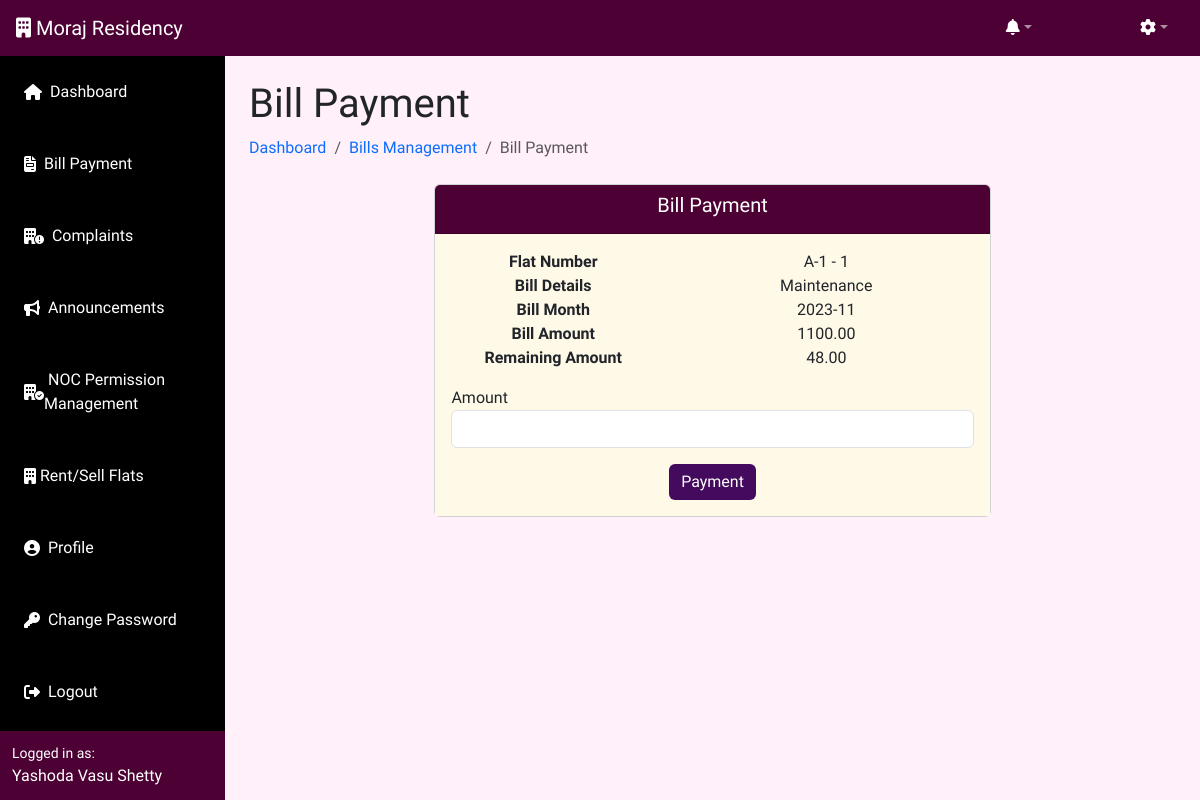
Page /society-management-system/bill_payment.php?id=1 (signed in) on the committed database.
### tables this page shows
CREATE TABLE `bills` (
  `id` int(11) UNSIGNED NOT NULL,
  `flat_id` int(11) UNSIGNED NOT NULL,
  `bill_title` varchar(255) NOT NULL,
  `amount` varchar(500) NOT NULL,
  `month` varchar(30) NOT NULL,
  `paid_date` date DEFAULT NULL,
  `payment_method` varchar(255) DEFAULT NULL,
  `paid_amount` decimal(10,2) DEFAULT NULL,
  `remaining_amount` decimal(10,2) DEFAULT NULL,
  `created_at` timestamp NOT NULL DEFAULT current_timestamp()
);

CREATE TABLE `flats` (
  `id` int(11) UNSIGNED NOT NULL,
  `block_number` varchar(10) NOT NULL,
  `flat_number` varchar(255) NOT NULL,
  `floor` int(11) NOT NULL,
  `flat_type` varchar(30) NOT NULL,
  `created_at` timestamp NOT NULL DEFAULT current_timestamp()
);

### society-management-system/bill_payment.php (the view, shortened to what this page needs)
<?php
require_once 'config.php';
if (isset($_GET['id'])) {
    $stmt = $pdo->prepare("SELECT flats.flat_number, flats.block_number, bills.bill_title, bills.id, bills.amount, bills.month, bills.paid_date, bills.paid_amount, bills.payment_method, bills.remaining_amount FROM bills INNER JOIN flats ON flats.id = bills.flat_id WHERE bills.id = ?");
    $stmt->execute([$_GET['id']]);
    $bill = $stmt->fetch(PDO::FETCH_ASSOC);
}
include 'header.php';
?>
<div class="container-fluid px-4">
    <h1 class="mt-4">Bill Payment</h1>
    <ol class="breadcrumb mb-4">
        <li class="breadcrumb-item"><a href="dashboard.php" style="text-decoration:none;">Dashboard</a></li>
        <li class="breadcrumb-item"><a href="bills.php" style="text-decoration:none;">Bills Management</a></li>
        <li class="breadcrumb-item active">Bill Payment</li>
    </ol>
    <center>
        <div class="col-md-4">
            <div class="card">
                <div class="card-header" style="background-color:#4C0033;">
                    <h5 class=" card-title" style="color: #fff;">Bill Payment</h5>
                </div>
                <div class="card-body" style="background-color:#fff9e8;">
                    <form method="post">
                        <div class="mb-3">
                            <div class="row">
                                <div class="col-md-5"><b>Flat Number</b></div>
                                <div class="col-md-7">
                                    <?php echo (isset($bill['flat_number'])) ? $bill['block_number'] . ' - ' . $bill['flat_number'] : ''; ?>
                                </div>
                            </div>
                            <div class="row">
                                <div class="col-md-5"><b>Bill Details</b></div>
                                <div class="col-md-7">
                                    <?php echo (isset($bill['bill_title'])) ? $bill['bill_title'] : ''; ?>
                                </div>
                            </div>
                            <div class="row">
                                <div class="col-md-5"><b>Bill Month</b></div>
                                <div class="col-md-7"><?php echo (isset($bill['month'])) ? $bill['month'] : ''; ?></div>
                            </div>
                            <div class="row">
                                <div class="col-md-5"><b>Bill Amount</b></div>
                                <div class="col-md-7"><?php echo (isset($bill['amount'])) ? $bill['amount'] : ''; ?>
                                </div>
                            </div>
                            <div class="row">
                                <div class="col-md-5"><b>Remaining Amount</b></div>
                                <div class="col-md-7">
                                    <?php echo (isset($bill['remaining_amount'])) ? $bill['remaining_amount'] : ''; ?>
                                </div>
                            </div>
                            <?php
if (isset($bill['remaining_amount']) && $bill['remaining_amount'] == 0) {
    ?>
                            <div class="row">
                                <div class="col-md-5"><b>Payment Date</b></div>
                                <div class="col-md-7">
                                    <?php echo (isset($bill['paid_date'])) ? $bill['paid_date'] : ''; ?>
                                </div>
                            </div>
                            <div class="row">
                                <div class="col-md-5"><b>Paid Bill Amount</b></div>
                                <div class="col-md-7">
                                    <?php echo (isset($bill['paid_amount'])) ? $bill['paid_amount'] : ''; ?></div>
                            </div>
                            <!-- <div class="row">
                                <div class="col-md-5"><b>Payment Method</b></div>
                                <div class="col-md-7">
                                    <?php echo (isset($bill['payment_method'])) ? $bill['payment_method'] : ''; ?></div>
                            </div>-->
                            <div class="row">
                                <div class="col-md-5"><b>Remaining Amount</b></div>
                                <div class="col-md-7">
                                    <?php echo (isset($bill['remaining_amount'])) ? $bill['remaining_amount'] : ''; ?>
                                </div>
                            </div>
                            <!-- <div class="row">
                            <div class="col-md-5"><b>Payed to</b></div>
                            <div class="col-md-7">
                                boism-9820214870@boi</div>
                        </div> -->
                            <?php
} else {
    if ($_SESSION['user_role'] == 'user') {
        ?>
                        </div>
                        <div class="mb-3">
                            <label for="amount">Amount</label>
                            <input required type="number" id="paid_amount" name="paid_amount" class="form-control" step="0.01"
                                value="">
                        </div>
                        <button type="submit" name="payment_bill" class="btn btn-primary"
                            style="background: #430A5D; border: #430A5D;">Payment</button>
                <?php
}
}
?>
                </form>
            </div>
        </div>
</div>
<br>
<br>
</div>
<?php
include 'footer.php';
?>

### society-management-system/header.php (style rules this page uses)
* { font-family: "Marcellus", sans-serif; }

### society-management-system/bill_payment.php (style rules this page uses)
label { float: left; }
.col-md-4 { width: 60%; }

### rows in the picture
bills: flat.block_number "A-1", flat.flat_number "1", bill_title "Maintenance", month "2023-11", amount "1100.00", remaining_amount "48.00"

### other values in the picture
$_SESSION['user_name'] "Yashoda Vasu Shetty"
